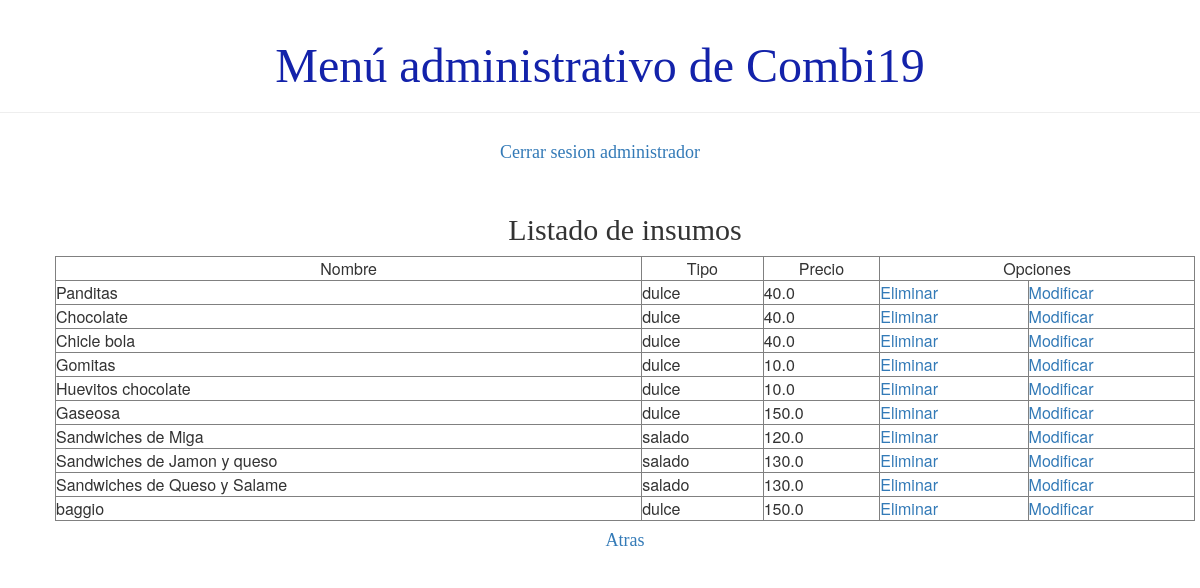
Before: /usuario/listaInsumo (signed in) with the older database file.
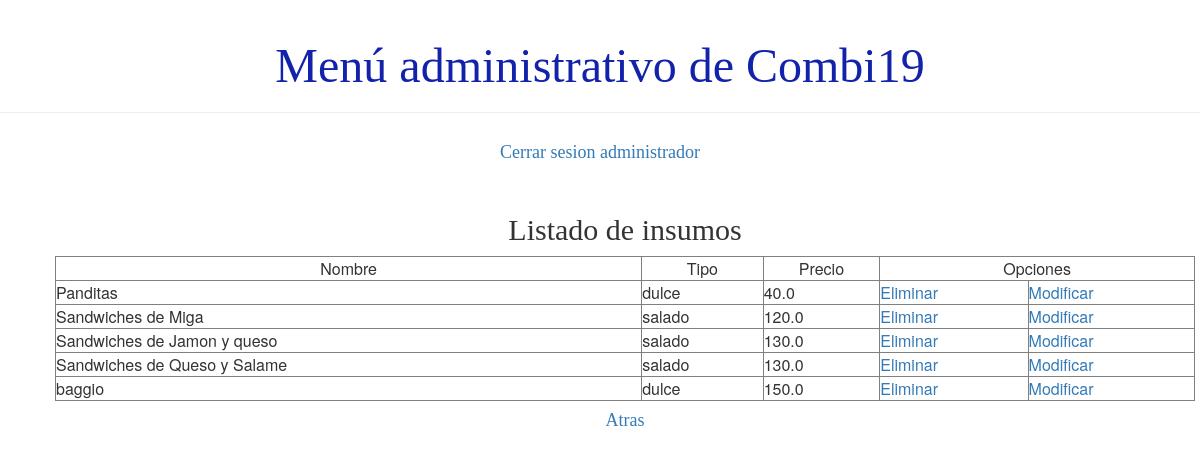
After: the same page with the newer database file.
### demo1/models.py (models this page shows, shortened)
class Insumo(models.Model):
    nombre = models.CharField(max_length=30)
    tipo = models.CharField(max_length=30)
    precio = models.FloatField()
    activo = models.BooleanField(default=True)

### demo1/views.py (the view)
# urls.py: path('usuario/listaInsumo',views.listado_insumo ,name='listado_insumo'),
def listado_insumo(request):
    insumos=obtenerInsumosLista()
    paginator= Paginator(insumos, 10)
    cantidad=False if (paginator.count == 0) else True
    page_number = request.GET.get('page')
    page_obj = paginator.get_page(page_number)
    return render(request, 'demo1/listados/listado_insumo.html',{'page_obj':page_obj, 'cantidad':cantidad, 'noSeElimina':False})

### demo1/views.py (called while the page is built)
def verificarInsumoEnViaje(pk):
    hoy= datetime.date.today()
    viajes=Viaje.objects.filter(activo=True)
    for i in viajes:
        if i.fecha >= hoy:
            insumos=i.insumos.values()
            for j in insumos:
                if j['id']==pk:
                    return False
    return True

def obtenerInsumosLista():
    insumos=Insumo.objects.filter(activo=True).values()
    lista=[]
    for i in insumos:
        dato=verificarInsumoEnViaje(i['id'])
        dic={'nombre':i['nombre'], 'tipo':i['tipo'], 'precio':i['precio'], 'dato':dato , 'pk':i['id']}
        lista.append(dic)
    return lista

### demo1/templates/demo1/listados/listado_insumo.html (shortened to what this page needs)
{% extends 'demo1/base.html' %}
{% block content %}
<div class="card">
    <h2>Listado de insumos</h2>
</div>
    <div>
    <table class="tablalista" width=100% border="1">
        <tbody>
        {% if cantidad %}
            <tr>
                <td align="center">Nombre</td>
                <td align="center">Tipo</td>
                <td align="center">Precio</td>
                <td align="center" colspan="2">Opciones</td>
            </tr>
            {% for i in page_obj %}
                <tr>
                    <td>{{ i.nombre  }}</td>
                    <td>{{ i.tipo }}</td>
                    <td>{{ i.precio }}</td>
                    <td>
                        <a href="{% url 'eliminar_insumo' pk=i.pk%}">Eliminar</a></td>
                    <td>
                        <a href="{% url 'modificar_insumo' pk=i.pk%}">Modificar</a>
                    </td>
                </tr>
            {% endfor %}
        {% else %}
            <p>No se registro ningun insumo</p>
        {% endif %}
    </tbody>
    </table>
    </div>
<div class="card"><h4><a href="{% url 'principal' %}">Atras</a></h4></div>
{% endblock %}

Changed rows visible on the page:
no longer on this page (row edited): Insumo: nombre "Chocolate", tipo "dulce", precio "40.0"
no longer on this page (row edited): Insumo: nombre "Chicle bola", tipo "dulce", precio "40.0"
no longer on this page (row edited): Insumo: nombre "Gomitas", tipo "dulce", precio "10.0"
no longer on this page (row edited): Insumo: nombre "Huevitos chocolate", tipo "dulce", precio "10.0"
no longer on this page (row edited): Insumo: nombre "Gaseosa", tipo "dulce", precio "150.0"
Other visible differences:
list line gone: "Eliminar Modificar"
